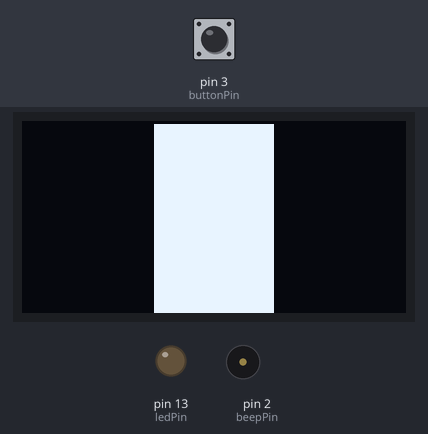
Recording of a sketch running on a simulated Arduino Uno, built with avr-gcc and run on an emulated ATmega328P. On the bench: 128×64 one-colour display, output pins drawn as LEDs (lit = HIGH), buzzer (waves = sounding). Dashed ring = blinking. The test bench sets the inputs (shaded band); at power-on: pin 3 (buttonPin) LOW. What the sketch prints to the serial monitor is not drawn.

Above: at 1.2 s.
1.3 s: pin 3 (buttonPin) pulled HIGH for 0.15 s
At 2.7 s:
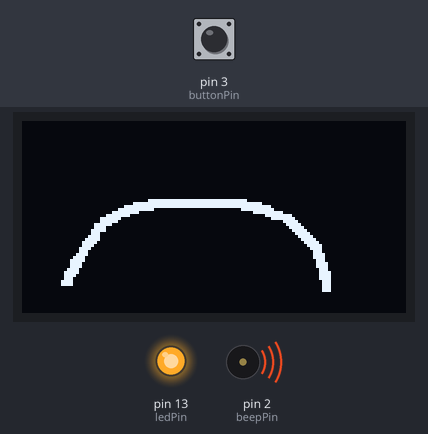
4.4 s: pin 3 (buttonPin) pulled HIGH for 1 s
At 6.44 s:
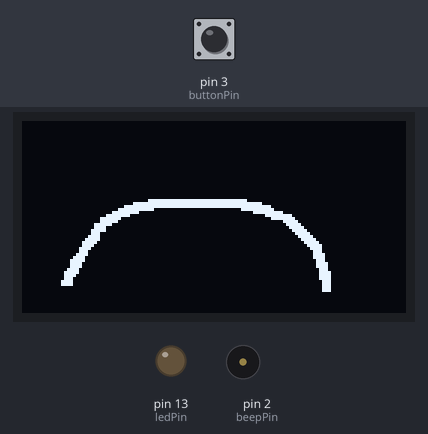
7.9 s: pin 3 (buttonPin) pulled HIGH for 3.2 s
At 8.9 s:
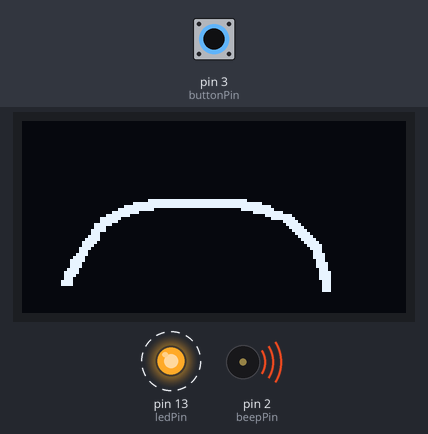
Timing chart, 0 to 13.5 s (numbered marks = the images above; inputs shaded):
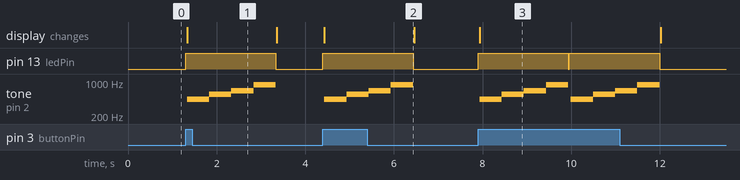

The sketch:

SimpleFeedbackCapstone.ino
```cpp
/*  This code is used to present possible feedback to a stroke patient when they successfully can reach out and touch the device. It simply provides feedback over two i2c controlled
 *  OLED screens, and plays sounds when a button is pressed. This was used as a prop when we competed in the Holloman Health Innovation Challenge put on by the Fosters
 *  school of business (https://foster.uw.edu/centers/buerk-ctr-entrepreneurship/entrepreneurship-competitions/uw-health-innovation-challenge/)
 */

#include <SPI.h> //I had to search for this in file explorer and add it's path to my workspace
#include <Wire.h>
#include <Adafruit_GFX.h>     //https://github.com/adafruit/Adafruit-GFX-Library make sure and rename file to include properly
#include <Adafruit_SSD1306.h> //https://github.com/adafruit/Adafruit_SSD1306 make sure and rename file to include properly
#include "Holloman_common.h"

#define BITMAP_WIDTH 128
#define BITMAP_HEIGHT 64

Adafruit_SSD1306 display = Adafruit_SSD1306(128, 64, &Wire); //Configured to our board size, this always gives error for some reason

bool eyesOnOnce = false; //for some reason i can't get this to work when it's in common

const int beepPin = 2;
const int button = 3;
int tones[] = {440, 554, 659, 880};
int length = sizeof(tones) / sizeof(tones[0]);

//So far screens work, just need different bitmap
const static unsigned char PROGMEM myBitmap_bmp[] = {
    0x00, 0x00, 0x00, 0x00, 0x00, 0x00, 0x00, 0x00, 0x00, 0x00, 0x00, 0x00, 0x00, 0x00, 0x00, 0x00,
    0x00, 0x00, 0x00, 0x00, 0x00, 0x00, 0x00, 0x00, 0x00, 0x00, 0x00, 0x00, 0x00, 0x00, 0x00, 0x00,
    0x00, 0x00, 0x00, 0x00, 0x00, 0x00, 0x00, 0x00, 0x00, 0x00, 0x00, 0x00, 0x00, 0x00, 0x00, 0x00,
    0x00, 0x00, 0x00, 0x00, 0x00, 0x00, 0x00, 0x00, 0x00, 0x00, 0x00, 0x00, 0x00, 0x00, 0x00, 0x00,
    0x00, 0x00, 0x00, 0x00, 0x00, 0x00, 0x00, 0x00, 0x00, 0x00, 0x00, 0x00, 0x00, 0x00, 0x00, 0x00,
    0x00, 0x00, 0x00, 0x00, 0x00, 0x00, 0x00, 0x00, 0x00, 0x00, 0x00, 0x00, 0x00, 0x00, 0x00, 0x00,
    0x00, 0x00, 0x00, 0x00, 0x00, 0x00, 0x00, 0x00, 0x00, 0x00, 0x00, 0x00, 0x00, 0x00, 0x00, 0x00,
    0x00, 0x00, 0x00, 0x00, 0x00, 0x00, 0x00, 0x00, 0x00, 0x00, 0x00, 0x00, 0x00, 0x00, 0x00, 0x00,
    0x00, 0x00, 0x00, 0x00, 0x00, 0x00, 0x00, 0x00, 0x00, 0x00, 0x00, 0x00, 0x00, 0x00, 0x00, 0x00,
    0x00, 0x00, 0x00, 0x00, 0x00, 0x00, 0x00, 0x00, 0x00, 0x00, 0x00, 0x00, 0x00, 0x00, 0x00, 0x00,
    0x00, 0x00, 0x00, 0x00, 0x00, 0x00, 0x00, 0x00, 0x00, 0x00, 0x00, 0x00, 0x00, 0x00, 0x00, 0x00,
    0x00, 0x00, 0x00, 0x00, 0x00, 0x00, 0x00, 0x00, 0x00, 0x00, 0x00, 0x00, 0x00, 0x00, 0x00, 0x00,
    0x00, 0x00, 0x00, 0x00, 0x00, 0x00, 0x00, 0x00, 0x00, 0x00, 0x00, 0x00, 0x00, 0x00, 0x00, 0x00,
    0x00, 0x00, 0x00, 0x00, 0x00, 0x00, 0x00, 0x00, 0x00, 0x00, 0x00, 0x00, 0x00, 0x00, 0x00, 0x00,
    0x00, 0x00, 0x00, 0x00, 0x00, 0x00, 0x00, 0x00, 0x00, 0x00, 0x00, 0x00, 0x00, 0x00, 0x00, 0x00,
    0x00, 0x00, 0x00, 0x00, 0x00, 0x00, 0x00, 0x00, 0x00, 0x00, 0x00, 0x00, 0x00, 0x00, 0x00, 0x00,
    0x00, 0x00, 0x00, 0x00, 0x00, 0x3f, 0xff, 0xff, 0xff, 0xe0, 0x00, 0x00, 0x00, 0x00, 0x00, 0x00,
    0x00, 0x00, 0x00, 0x00, 0x07, 0xff, 0xff, 0xff, 0xff, 0xff, 0x00, 0x00, 0x00, 0x00, 0x00, 0x00,
    0x00, 0x00, 0x00, 0x00, 0x3f, 0xff, 0xff, 0xff, 0xff, 0xff, 0xe0, 0x00, 0x00, 0x00, 0x00, 0x00,
    0x00, 0x00, 0x00, 0x00, 0xff, 0xf0, 0x00, 0x00, 0x00, 0x7f, 0xf0, 0x00, 0x00, 0x00, 0x00, 0x00,
    0x00, 0x00, 0x00, 0x03, 0xfe, 0x00, 0x00, 0x00, 0x00, 0x07, 0xfe, 0x00, 0x00, 0x00, 0x00, 0x00,
    0x00, 0x00, 0x00, 0x0f, 0xf0, 0x00, 0x00, 0x00, 0x00, 0x00, 0x7f, 0xc0, 0x00, 0x00, 0x00, 0x00,
    0x00, 0x00, 0x00, 0x3f, 0x80, 0x00, 0x00, 0x00, 0x00, 0x00, 0x1f, 0xe0, 0x00, 0x00, 0x00, 0x00,
    0x00, 0x00, 0x00, 0x3f, 0x00, 0x00, 0x00, 0x00, 0x00, 0x00, 0x01, 0xf0, 0x00, 0x00, 0x00, 0x00,
    0x00, 0x00, 0x00, 0xfc, 0x00, 0x00, 0x00, 0x00, 0x00, 0x00, 0x00, 0xf8, 0x00, 0x00, 0x00, 0x00,
    0x00, 0x00, 0x00, 0xf0, 0x00, 0x00, 0x00, 0x00, 0x00, 0x00, 0x00, 0x7c, 0x00, 0x00, 0x00, 0x00,
    0x00, 0x00, 0x01, 0xf0, 0x00, 0x00, 0x00, 0x00, 0x00, 0x00, 0x00, 0x3e, 0x00, 0x00, 0x00, 0x00,
    0x00, 0x00, 0x01, 0xc0, 0x00, 0x00, 0x00, 0x00, 0x00, 0x00, 0x00, 0x1f, 0x00, 0x00, 0x00, 0x00,
    0x00, 0x00, 0x03, 0xc0, 0x00, 0x00, 0x00, 0x00, 0x00, 0x00, 0x00, 0x0f, 0x80, 0x00, 0x00, 0x00,
    0x00, 0x00, 0x07, 0xc0, 0x00, 0x00, 0x00, 0x00, 0x00, 0x00, 0x00, 0x07, 0xc0, 0x00, 0x00, 0x00,
    0x00, 0x00, 0x0f, 0x80, 0x00, 0x00, 0x00, 0x00, 0x00, 0x00, 0x00, 0x03, 0xe0, 0x00, 0x00, 0x00,
    0x00, 0x00, 0x0f, 0x00, 0x00, 0x00, 0x00, 0x00, 0x00, 0x00, 0x00, 0x01, 0xf0, 0x00, 0x00, 0x00,
    0x00, 0x00, 0x1e, 0x00, 0x00, 0x00, 0x00, 0x00, 0x00, 0x00, 0x00, 0x00, 0xf0, 0x00, 0x00, 0x00,
    0x00, 0x00, 0x1c, 0x00, 0x00, 0x00, 0x00, 0x00, 0x00, 0x00, 0x00, 0x00, 0x70, 0x00, 0x00, 0x00,
    0x00, 0x00, 0x3c, 0x00, 0x00, 0x00, 0x00, 0x00, 0x00, 0x00, 0x00, 0x00, 0x78, 0x00, 0x00, 0x00,
    0x00, 0x00, 0x78, 0x00, 0x00, 0x00, 0x00, 0x00, 0x00, 0x00, 0x00, 0x00, 0x78, 0x00, 0x00, 0x00,
    0x00, 0x00, 0xf8, 0x00, 0x00, 0x00, 0x00, 0x00, 0x00, 0x00, 0x00, 0x00, 0x38, 0x00, 0x00, 0x00,
    0x00, 0x00, 0xf0, 0x00, 0x00, 0x00, 0x00, 0x00, 0x00, 0x00, 0x00, 0x00, 0x3c, 0x00, 0x00, 0x00,
    0x00, 0x00, 0xf0, 0x00, 0x00, 0x00, 0x00, 0x00, 0x00, 0x00, 0x00, 0x00, 0x3c, 0x00, 0x00, 0x00,
    0x00, 0x01, 0xe0, 0x00, 0x00, 0x00, 0x00, 0x00, 0x00, 0x00, 0x00, 0x00, 0x1c, 0x00, 0x00, 0x00,
    0x00, 0x03, 0xe0, 0x00, 0x00, 0x00, 0x00, 0x00, 0x00, 0x00, 0x00, 0x00, 0x1e, 0x00, 0x00, 0x00,
    0x00, 0x03, 0xc0, 0x00, 0x00, 0x00, 0x00, 0x00, 0x00, 0x00, 0x00, 0x00, 0x1e, 0x00, 0x00, 0x00,
    0x00, 0x03, 0x80, 0x00, 0x00, 0x00, 0x00, 0x00, 0x00, 0x00, 0x00, 0x00, 0x1e, 0x00, 0x00, 0x00,
    0x00, 0x07, 0x80, 0x00, 0x00, 0x00, 0x00, 0x00, 0x00, 0x00, 0x00, 0x00, 0x0e, 0x00, 0x00, 0x00,
    0x00, 0x07, 0x80, 0x00, 0x00, 0x00, 0x00, 0x00, 0x00, 0x00, 0x00, 0x00, 0x0e, 0x00, 0x00, 0x00,
    0x00, 0x00, 0x00, 0x00, 0x00, 0x00, 0x00, 0x00, 0x00, 0x00, 0x00, 0x00, 0x0e, 0x00, 0x00, 0x00,
    0x00, 0x00, 0x00, 0x00, 0x00, 0x00, 0x00, 0x00, 0x00, 0x00, 0x00, 0x00, 0x0e, 0x00, 0x00, 0x00,
    0x00, 0x00, 0x00, 0x00, 0x00, 0x00, 0x00, 0x00, 0x00, 0x00, 0x00, 0x00, 0x00, 0x00, 0x00, 0x00,
    0x00, 0x00, 0x00, 0x00, 0x00, 0x00, 0x00, 0x00, 0x00, 0x00, 0x00, 0x00, 0x00, 0x00, 0x00, 0x00,
    0x00, 0x00, 0x00, 0x00, 0x00, 0x00, 0x00, 0x00, 0x00, 0x00, 0x00, 0x00, 0x00, 0x00, 0x00, 0x00,
    0x00, 0x00, 0x00, 0x00, 0x00, 0x00, 0x00, 0x00, 0x00, 0x00, 0x00, 0x00, 0x00, 0x00, 0x00, 0x00,
    0x00, 0x00, 0x00, 0x00, 0x00, 0x00, 0x00, 0x00, 0x00, 0x00, 0x00, 0x00, 0x00, 0x00, 0x00, 0x00,
    0x00, 0x00, 0x00, 0x00, 0x00, 0x00, 0x00, 0x00, 0x00, 0x00, 0x00, 0x00, 0x00, 0x00, 0x00, 0x00,
    0x00, 0x00, 0x00, 0x00, 0x00, 0x00, 0x00, 0x00, 0x00, 0x00, 0x00, 0x00, 0x00, 0x00, 0x00, 0x00,
    0x00, 0x00, 0x00, 0x00, 0x00, 0x00, 0x00, 0x00, 0x00, 0x00, 0x00, 0x00, 0x00, 0x00, 0x00, 0x00,
    0x00, 0x00, 0x00, 0x00, 0x00, 0x00, 0x00, 0x00, 0x00, 0x00, 0x00, 0x00, 0x00, 0x00, 0x00, 0x00,
    0x00, 0x00, 0x00, 0x00, 0x00, 0x00, 0x00, 0x00, 0x00, 0x00, 0x00, 0x00, 0x00, 0x00, 0x00, 0x00,
    0x00, 0x00, 0x00, 0x00, 0x00, 0x00, 0x00, 0x00, 0x00, 0x00, 0x00, 0x00, 0x00, 0x00, 0x00, 0x00,
    0x00, 0x00, 0x00, 0x00, 0x00, 0x00, 0x00, 0x00, 0x00, 0x00, 0x00, 0x00, 0x00, 0x00, 0x00, 0x00,
    0x00, 0x00, 0x00, 0x00, 0x00, 0x00, 0x00, 0x00, 0x00, 0x00, 0x00, 0x00, 0x00, 0x00, 0x00, 0x00,
    0x00, 0x00, 0x00, 0x00, 0x00, 0x00, 0x00, 0x00, 0x00, 0x00, 0x00, 0x00, 0x00, 0x00, 0x00, 0x00,
    0x00, 0x00, 0x00, 0x00, 0x00, 0x00, 0x00, 0x00, 0x00, 0x00, 0x00, 0x00, 0x00, 0x00, 0x00, 0x00,
    0x00, 0x00, 0x00, 0x00, 0x00, 0x00, 0x00, 0x00, 0x00, 0x00, 0x00, 0x00, 0x00, 0x00, 0x00, 0x00,
    0x00, 0x00, 0x00, 0x00, 0x00, 0x00, 0x00, 0x00, 0x00, 0x00, 0x00, 0x00, 0x00, 0x00, 0x00, 0x00};

void setup()
{

    display.begin(SSD1306_SWITCHCAPVCC, 0x3C);  // begins display, displays arduino logo by default
    display.clearDisplay();                     //This will clear the adafruit logo

    pinMode(buttonPin, INPUT);                  //Button pin
    pinMode(buzzerPin, OUTPUT);                 //For the buzzer
    pinMode(ledPin, OUTPUT);                    //For the ledPin
    //pinMode(beepPin, OUTPUT);

    Serial.begin(9600);
}

void loop()
{

    if (!eyesOn && !eyesOnOnce)                 //Default state is to display open eyes (rectangles), so if device isnt displaying that, displays open eyes. Also checks to see if that same conditional was already ran recently with eyesOnOnce
    {
        displayEyes();
        Serial.println("eyes on");
        eyesOnOnce = true;
    }

    if (digitalRead(buttonPin))                 //Reads input from button
    {
        digitalWrite(ledPin, HIGH);             //Turns on LED
        Serial.println("button pressed");
        closeEyes();                            //Displays closed eyes
        digitalWrite(ledPin, HIGH);
        makeNoise();                            //Plays a noise
        digitalWrite(ledPin, LOW);

        eyesOn = false;                         //Makes it so on next loop, the device knows that the open eyes aren't being displayed
        eyesOnOnce = false;
    }
    else
    {
        digitalWrite(ledPin, LOW);
    }
}

void displayEyes()                              //default eyes (rectangle shape
{
    display.clearDisplay();                     //This will clear the adafruit logo

    display.fillRect(x0, y0, width, height, 1);

    display.display();

    eyesOn = true;                              //Lets arduino know that open eyes are being displayed (default state)
}

void closeEyes()                                //Displayes closed eyes bitmap when button is pressed, meant to mimic closed happy eyes
{

    display.clearDisplay();

    display.drawBitmap(((display.width() - BITMAP_WIDTH) / 2), ((display.height() - BITMAP_HEIGHT) / 2) + 10, myBitmap_bmp, BITMAP_WIDTH, BITMAP_HEIGHT, 1);

    display.display();

    //delay(2000);
}


//Plays sound using a buzzer
void makeNoise()
{
    chord(500);
}

void chord(int duration)
{
    for (int i = 0; i < length; i++)
    {
        tone(beepPin, tones[i]);
        delay(duration);
        noTone(beepPin);
    }
}
```

Holloman_common.h
```cpp
// Color definitions
// #define BLACK    0x0000
// #define BLUE     0x001F
// #define RED      0xF800
// #define GREEN    0x07E0
// #define CYAN     0x07FF
// #define MAGENTA  0xF81F
// #define YELLOW   0xFFE0
// #define WHITE    0xFFFF

// define pins
int buttonPin = 3;
int buzzerPin = 2;
int ledPin = 13; //Just a placeholder for now, change upon wiring

bool eyesOn = false;
//bool buttonPress = false;

//Rectangle
 const int width = 40;
 const int height = 63;
 const int radius = 20;

//This will center your cursor
int x0 = (128/2) - (width/2);
int y0 = (64/2) - (height/2);

int x1 = (128/2);
int y1 = 64;
int r = 60;

void displayEyes();
void closeEyes();
void chord();
//void makeNoise();
//void blink();
```

Measured:
- after the input at 1.3 s, pin 13 (ledPin): LOW → HIGH at once, → LOW 2.0 s later; tone on pin 2 (beepPin): plays 440 Hz for 0.50 s, 554 Hz for 0.50 s, 659 Hz for 0.50 s, 880 Hz for 0.50 s, starting at once; the display: changes at once (image 1)
- after the input at 4.4 s, pin 13 (ledPin): LOW → HIGH at once, → LOW 2.0 s later; tone on pin 2 (beepPin): plays 440 Hz for 0.50 s, 554 Hz for 0.50 s, 659 Hz for 0.50 s, 880 Hz for 0.50 s, starting at once; the display: changes at once (image 2)
- after the input at 7.9 s, pin 13 (ledPin): alternates HIGH for 2.0 s and LOW for 0.03 s, 4 changes in all, then stays LOW, starting at once; tone on pin 2 (beepPin): plays 440 Hz for 0.50 s, 554 Hz for 0.50 s, 659 Hz for 0.50 s, 880 Hz for 0.50 s, 440 Hz for 0.50 s, 554 Hz for 0.50 s … (8 notes in this stretch), starting at once
